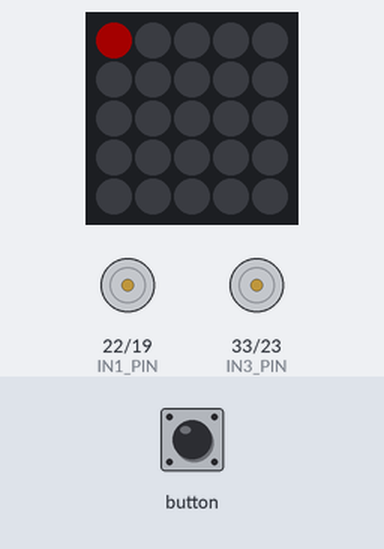
Bench run of a program on a simulated ESP32. On the bench: 5×5 RGB LED matrix (first LED top left, wired row by row), motor-driver pin pairs drawn as motors (green arrow = first pin HIGH = forward, orange = second pin HIGH = backward, longer = more drive). The inputs (shaded band) are chosen by the test bench. Dim RGB values are drawn brighter than linear.

Above: at 1.2 s.
1.3 s: button pressed for 0.15 s
2.9 s: button pressed for 1 s
At 4.1 s:
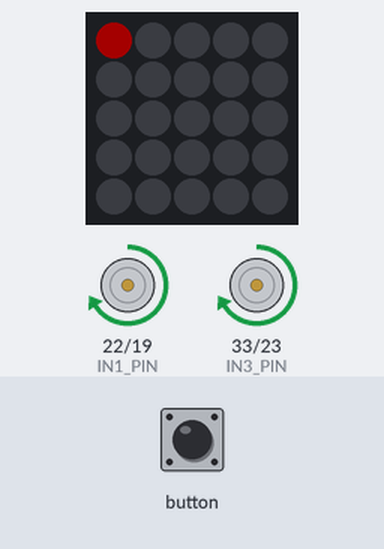
5.4 s: button pressed for 0.15 s
At 6.6 s:
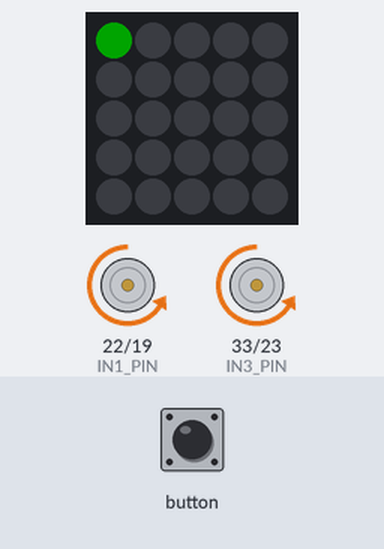
7.0 s: button pressed for 3.2 s
At 7.5 s:
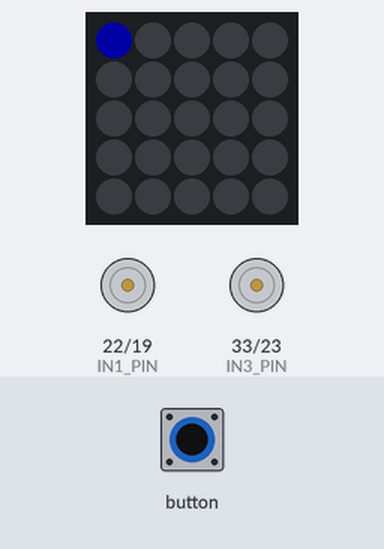
Timing chart, 0 to 10.0 s (numbered marks = the images above; inputs shaded):
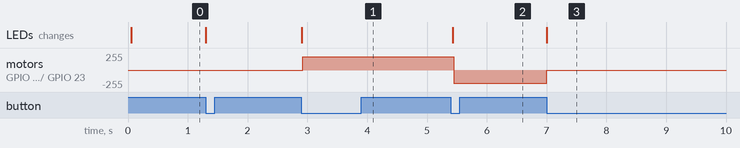

The program:

main.cpp
```cpp
#include <M5Atom.h>

// TC78H653FTGの制御ピンをM5AtomのGPIOピンに割り当てる
// GPIO22とGPIO19を使用するとのことなので、以下のように割り当てます
const int IN1_PIN = 22;
const int IN2_PIN = 19;
const int IN3_PIN = 33;
const int IN4_PIN = 23;

// PWM設定
const int PWM_FREQ = 2000;    // PWM周波数 (Hz)
const int PWM_RESOLUTION = 8; // PWM分解能 (8bit = 0-255)

const int PWM_CHANNEL_IN1 = 0; // IN1用のPWMチャンネル
const int PWM_CHANNEL_IN2 = 1; // IN2用のPWMチャンネル
const int PWM_CHANNEL_IN3 = 0; // IN3用のPWMチャンネル
const int PWM_CHANNEL_IN4 = 1; // IN4用のPWMチャンネル
//
void setup()
{
  M5.begin(true, false, true);
  delay(50);
  M5.dis.drawpix(0, 0xf00000);
  // ピンモード設定
  pinMode(IN1_PIN, OUTPUT);
  pinMode(IN2_PIN, OUTPUT);

  // PWM設定
  ledcSetup(PWM_CHANNEL_IN1, PWM_FREQ, PWM_RESOLUTION);
  ledcAttachPin(IN1_PIN, PWM_CHANNEL_IN1);

  ledcSetup(PWM_CHANNEL_IN2, PWM_FREQ, PWM_RESOLUTION);
  ledcAttachPin(IN2_PIN, PWM_CHANNEL_IN2);

  ledcSetup(PWM_CHANNEL_IN3, PWM_FREQ, PWM_RESOLUTION);
  ledcAttachPin(IN3_PIN, PWM_CHANNEL_IN1);

  ledcSetup(PWM_CHANNEL_IN3, PWM_FREQ, PWM_RESOLUTION);
  ledcAttachPin(IN4_PIN, PWM_CHANNEL_IN2);

  // 初期状態: モーター停止 (ENをLOWにしておくのが安全)
  digitalWrite(IN1_PIN, LOW);
  digitalWrite(IN2_PIN, LOW);
  digitalWrite(IN3_PIN, LOW);
  digitalWrite(IN4_PIN, LOW);
  ledcWrite(PWM_CHANNEL_IN1, 0); // PWMも0 (停止)
  ledcWrite(PWM_CHANNEL_IN2, 0); // PWMも0 (停止)
  ledcWrite(PWM_CHANNEL_IN3, 0); // PWMも0 (停止)
  ledcWrite(PWM_CHANNEL_IN4, 0); // PWMも0 (停止)
}

uint8_t FSM = 0;

void loop()
{
  if (M5.Btn.wasPressed())
  {

    switch (FSM)
    {
    case 0:
      M5.dis.drawpix(0, 0x707070);
      ledcWrite(PWM_CHANNEL_IN1, 0);
      ledcWrite(PWM_CHANNEL_IN2, 0);
      ledcWrite(PWM_CHANNEL_IN3, 0);
      ledcWrite(PWM_CHANNEL_IN4, 0);
      break;
    case 1:
      M5.dis.drawpix(0, 0xf00000);
      ledcWrite(PWM_CHANNEL_IN2, 0); // IN2はLOW固定
      ledcWrite(PWM_CHANNEL_IN4, 0); // IN4はLOW固定
      for (int dutyCycle = 0; dutyCycle <= 200; dutyCycle += 10)
      {
        ledcWrite(PWM_CHANNEL_IN1, dutyCycle); // IN1にPWM信号
        ledcWrite(PWM_CHANNEL_IN3, dutyCycle); // IN3にPWM信号
        delay(1);
      }
      break;
    case 2:
      M5.dis.drawpix(0, 0x00f000);
      ledcWrite(PWM_CHANNEL_IN1, 0); // IN1はLOW固定
      ledcWrite(PWM_CHANNEL_IN3, 0); // IN3はLOW固定
      for (int dutyCycle = 0; dutyCycle <= 200; dutyCycle += 10)
      {
        ledcWrite(PWM_CHANNEL_IN2, dutyCycle); // IN2にPWM信号
        ledcWrite(PWM_CHANNEL_IN4, dutyCycle); // IN4にPWM信号
        delay(1);
      }
      break;
    case 3:
      M5.dis.drawpix(0, 0x0000f0);
      ledcWrite(PWM_CHANNEL_IN1, 0);
      ledcWrite(PWM_CHANNEL_IN2, 0);
      ledcWrite(PWM_CHANNEL_IN3, 0);
      ledcWrite(PWM_CHANNEL_IN4, 0);
      break;
    default:
      break;
    }
    FSM++;
    if (FSM >= 4)
    {
      FSM = 0;
    }
  }

  delay(50);
  M5.update();
}
```

Measured:
- after the input at 2.9 s, motor on GPIO 22 (IN1_PIN) / GPIO 19 (IN2_PIN), motor on GPIO 33 (IN3_PIN) / GPIO 23 (IN4_PIN): stopped → forward 199/255 at once; the LEDs: change at once (image 1)
- after the input at 5.4 s, motor on GPIO 22 (IN1_PIN) / GPIO 19 (IN2_PIN), motor on GPIO 33 (IN3_PIN) / GPIO 23 (IN4_PIN): forward 199/255 → backward 199/255 after 0.05 s; the LEDs: change at once (image 2)
- after the input at 7.0 s, motor on GPIO 22 (IN1_PIN) / GPIO 19 (IN2_PIN), motor on GPIO 33 (IN3_PIN) / GPIO 23 (IN4_PIN): backward 199/255 → stopped at once; the LEDs: change at once (image 3)
